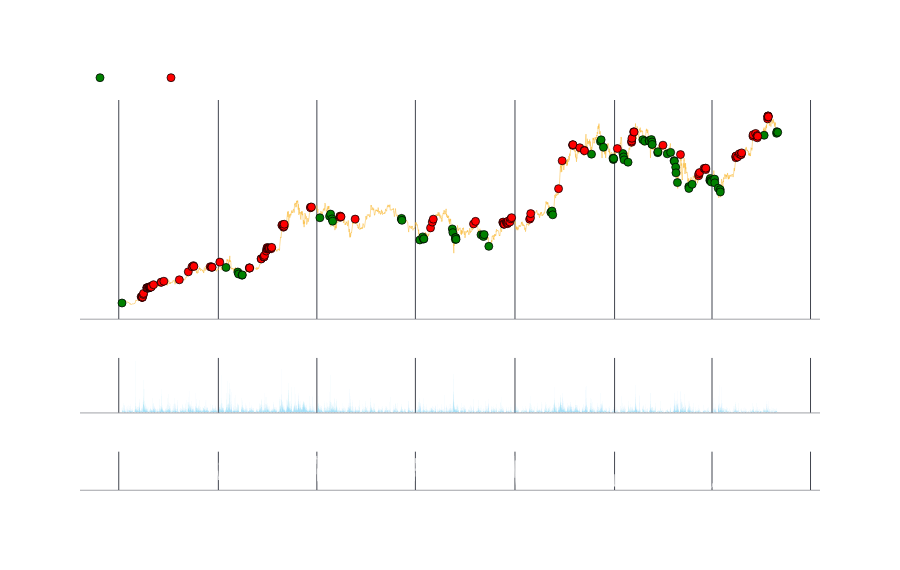

The notebook cell saved with this chart:
### Code cell
df_to_show = df #[0:20]
df_to_show['price'] = df_to_show['close']
indicators = [
     #{'col': 'ZigZag','name': 'ZigZag','color': 'gray','row': 1, 'mode':'lines',},
        ]
   
indicators_out = [
     {'col': 'breadth','color': 'white','row': 1, 'mode':'lines',},
        ]

events = [
       {'df':df_to_show,'col':'buy','name': 'BUY','color': 'green','symbol': 'circle' }, 
       {'df':df_to_show,'col':'sell','name': 'SELL','color': 'red','symbol': 'circle' }, 
     ]


fig = fn.ohlc_chart(df_to_show,indicators=indicators,indicators_out=indicators_out,events=events,) 
fig.show()

### Figure 1 — Plotly figure (JSON) as saved in the notebook; plotly's stock layout.template omitted (floating-point values rounded to 4 significant figures; data arrays with more than 128 entries replaced by an {"elided": "..."} marker saying what was removed)
{"data": [{"line": {"width": 0.5}, "marker": {"color": "#f8b935"}, "mode": "lines", "name": "Price", "showlegend": false, "type": "scatter", "x": {"elided": "14544 str values"}, "xaxis": "x", "y": {"elided": "14544 float values"}, "yaxis": "y"}, {"marker": {"color": "green", "line": {"color": "black", "width": 0.75}, "size": 8, "symbol": "circle"}, "mode": "markers", "name": "BUY", "type": "scatter", "x": {"elided": "14544 str values"}, "xaxis": "x", "y": {"elided": "14544 float values"}, "yaxis": "y"}, {"marker": {"color": "red", "line": {"color": "black", "width": 0.75}, "size": 8, "symbol": "circle"}, "mode": "markers", "name": "SELL", "type": "scatter", "x": {"elided": "14544 str values"}, "xaxis": "x", "y": {"elided": "14544 float values"}, "yaxis": "y"}, {"marker": {"color": "rgba(83,189,235,0.75)", "line": {"width": 0}}, "name": "Volumen", "showlegend": false, "type": "bar", "x": {"elided": "14544 str values"}, "xaxis": "x2", "y": {"elided": "14544 float values"}, "yaxis": "y2"}, {"line": {"width": 0.5}, "marker": {"color": "white"}, "mode": "lines", "name": "breadth", "type": "scatter", "x": {"elided": "14544 str values"}, "xaxis": "x3", "y": {"elided": "14544 float values"}, "yaxis": "y3"}], "layout": {"font": {"color": "#ffffff", "family": "Helvetica"}, "height": 570, "legend": {"orientation": "h", "x": 0, "xanchor": "left", "y": 1.02, "yanchor": "bottom"}, "modebar": {"bgcolor": "rgba(0,0,0,0)"}, "paper_bgcolor": "rgba(0,0,0,0)", "plot_bgcolor": "rgba(0,0,0,0)", "xaxis": {"anchor": "y", "domain": [0, 1], "gridcolor": "#40444e", "linecolor": "#40444e", "linewidth": 0.5, "matches": "x3", "rangeslider": {"visible": false}, "showline": true, "showticklabels": false}, "xaxis2": {"anchor": "y2", "domain": [0, 1], "gridcolor": "#40444e", "linecolor": "#40444e", "linewidth": 0.5, "matches": "x3", "showline": true, "showticklabels": false}, "xaxis3": {"anchor": "y3", "domain": [0, 1], "gridcolor": "#40444e", "linecolor": "#40444e", "linewidth": 0.5, "showline": true}, "yaxis": {"anchor": "x", "domain": [0.4386, 1], "gridcolor": "rgba(0,0,0,0)", "linecolor": "#40444e", "linewidth": 0.5, "showline": false, "showticklabels": true, "title": {"text": "Precio"}, "zeroline": false}, "yaxis2": {"anchor": "x2", "domain": [0.1982, 0.3386], "gridcolor": "rgba(0,0,0,0)", "linecolor": "#40444e", "linewidth": 0.5, "showline": false, "showticklabels": true, "title": {"text": "Volume"}, "zeroline": false}, "yaxis3": {"anchor": "x3", "domain": [0, 0.09825], "gridcolor": "rgba(0,0,0,0)", "linecolor": "#40444e", "linewidth": 0.5, "showline": false, "zeroline": false}}}
